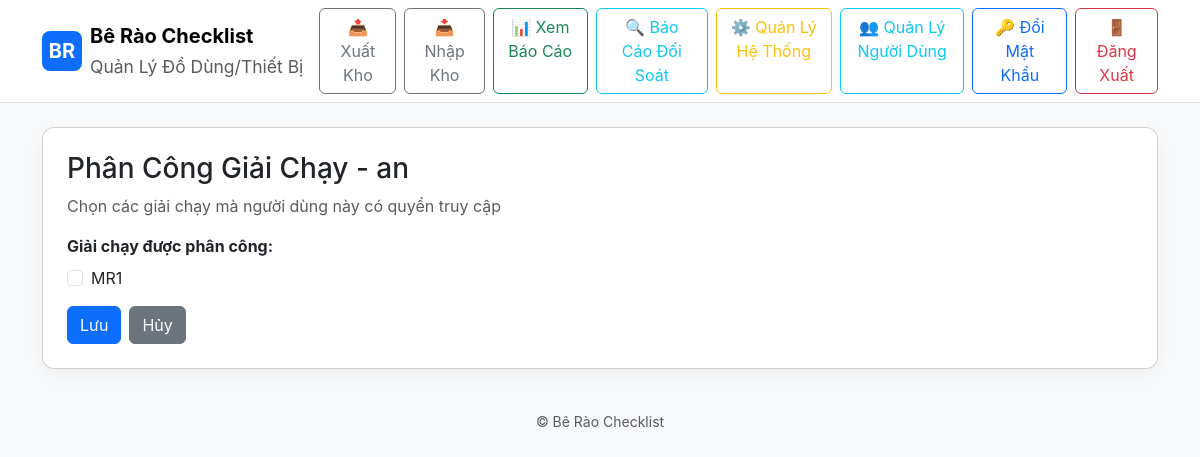
Before: /admin/users/2/marathons (signed in) with the older database file.
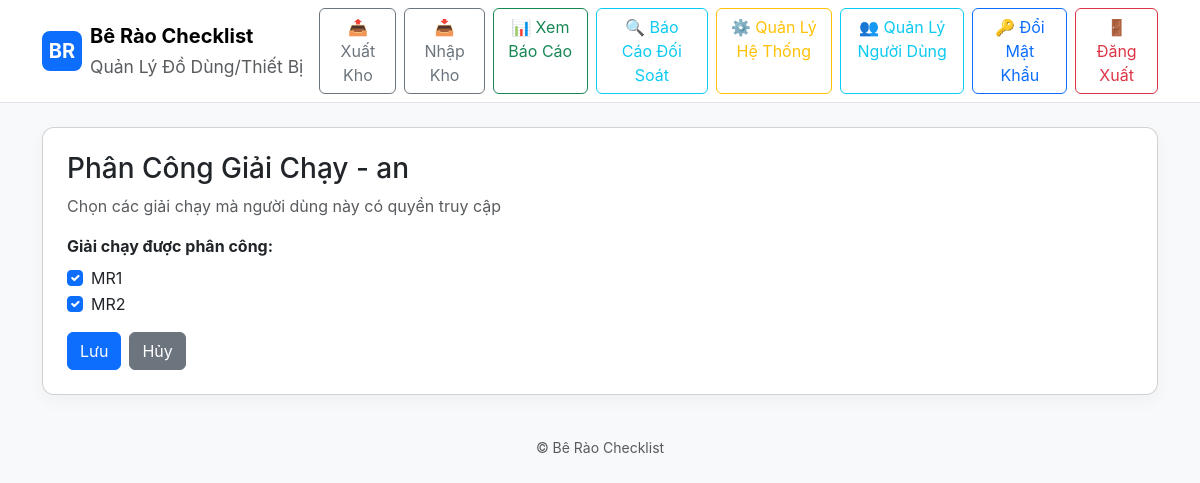
After: the same page with the newer database file.
### models.py (models this page shows)
class Marathon(db.Model):
    id = db.Column(db.Integer, primary_key=True)
    name = db.Column(db.String(200), unique=True, nullable=False)

### app.py (the view, shortened to what this page needs)
@app.route('/admin/users/<int:user_id>/marathons', methods=['GET', 'POST'])
@admin_required
def admin_user_marathons(user_id):
    current_user = get_current_user()
    target_user = User.query.get_or_404(user_id)
    all_marathons = Marathon.query.order_by(Marathon.name).all()
    return render_template('admin_user_marathons.html', target_user=target_user, all_marathons=all_marathons, user=current_user)

### app.py (called while the page is built)
def admin_required(f):
    @wraps(f)
    def decorated_function(*args, **kwargs):
        if not session.get('user_id'):
            flash('Vui lòng đăng nhập để truy cập trang này.', 'warning')
            return redirect(url_for('login'))
        user = User.query.get(session['user_id'])
        if not user or user.role != 'admin':
            flash('Bạn không có quyền truy cập trang này.', 'danger')
            return redirect(url_for('index'))
        return f(*args, **kwargs)
    return decorated_function

def get_current_user():
    if session.get('user_id'):
        return User.query.get(session['user_id'])
    return None

### templates/admin_user_marathons.html
{% extends "base.html" %}
{% block content %}
<div class="card p-4">
  <h3>Phân Công Giải Chạy - {{ target_user.username }}</h3>
  <p class="text-muted">Chọn các giải chạy mà người dùng này có quyền truy cập</p>
  <form method="post">
    <div class="mb-3">
      <label class="form-label fw-bold">Giải chạy được phân công:</label>
      {% if all_marathons %}
        {% for marathon in all_marathons %}
        <div class="form-check">
          <input class="form-check-input" type="checkbox" name="marathons" value="{{ marathon.id }}" id="marathon_{{ marathon.id }}"
            {% if marathon in target_user.assigned_marathons %}checked{% endif %}>
          <label class="form-check-label" for="marathon_{{ marathon.id }}">
            {{ marathon.name }}
          </label>
        </div>
        {% endfor %}
      {% else %}
        <p class="text-muted">Chưa có giải chạy nào. Vui lòng tạo giải chạy trước.</p>
      {% endif %}
    </div>
    <div class="d-flex gap-2">
      <button type="submit" class="btn btn-primary">Lưu</button>
      <a href="{{ url_for('admin_users') }}" class="btn btn-secondary">Hủy</a>
    </div>
  </form>
</div>
{% endblock %}

Changed rows visible on the page:
computed for Marathon "MR1": marathons "☐" → "☑"
added Marathon: marathons "☑", name "MR2"
